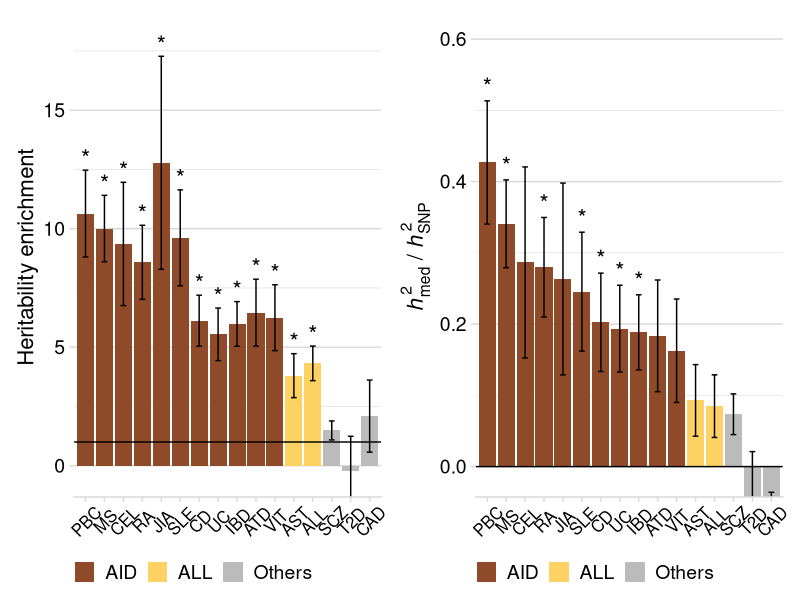
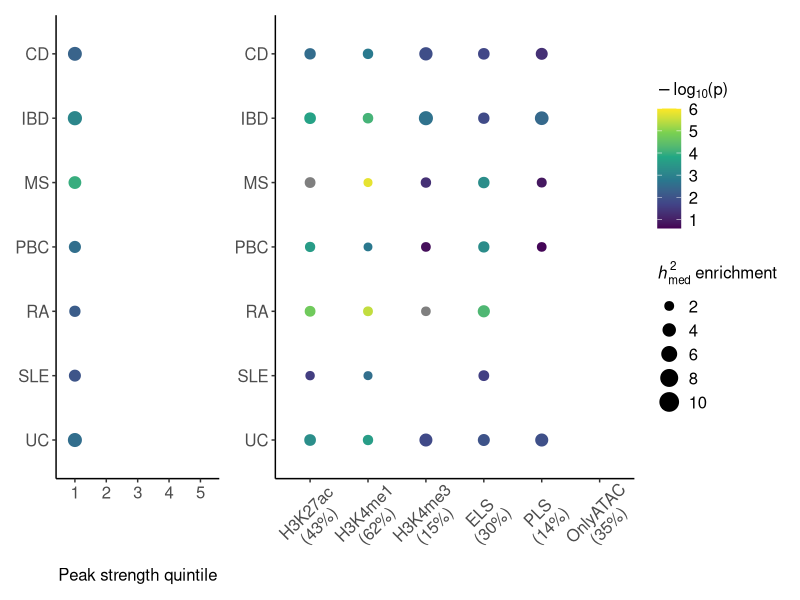

Write the R code that produced these figures, in order.
library(ggplot2)
library(forcats)
library(cowplot)
library(patchwork)
library(dplyr)
library(qvalue)
library(ggsignif)


### Figure 1

## Figure 1A - Heritability enrichment of ATAC peaks

# Read ATAC-seq peak LDSC results
ldsc_atac <- read.table("../data/Fig1/ATAC.s-ldsc.results.071623.txt", header=T)

# Identifying significant enrichment
ldsc_significant <- ldsc_atac %>% filter(Enrichment_p < 0.05/16)

p_ldsc <- ldsc_atac %>% 
  mutate(GWAS = factor(GWAS, levels=c("PBC", "MS", "CEL", "RA", "JIA", "SLE", "CD","UC", "IBD", "ATD", "VIT", "AST", "ALL", "SCZ", "T2D", "CAD"))) %>%
  ggplot(aes(x=GWAS)) + theme_minimal_hgrid() +
  geom_col( aes(y=Enrichment, fill = Type)) +
  geom_errorbar( aes(ymin=Enrichment-Enrichment_std_error, ymax=Enrichment+Enrichment_std_error), width=0.3, colour="black") +
  geom_hline(yintercept = 1) +
  theme(axis.title.x = element_blank(), axis.title.y = element_text(size=16), 
        axis.text.x = element_text(size=12, angle=45, vjust = 0.6),
        axis.text.y = element_text(size=14),
        legend.title = element_blank(), legend.text = element_text(size=14),
        legend.position = "bottom") +
  coord_cartesian(ylim=c(-0.4, 18)) +
    background_grid(major = 'y', minor='y') +
  scale_fill_manual(values = c("#8F4A29", "#FDD262", "#BBBBBB")) +
  ylab("Heritability enrichment") +
  geom_text(data=ldsc_significant, aes(y=Enrichment+Enrichment_std_error+0.5), label = "*", size=6)

## Figure 1B - Mediated heritability of caQTLs

# Read ATAC-seq peak MESC results
mesc_atac <- read.table("../data/Fig1/ATAC.mesc.results.112022.txt", header=T)

mesc_atac$h2med_prop_p <- (1-pnorm(mesc_atac$h2med_prop/mesc_atac$se_h2med_prop))
mesc_atac$h2med_p <- (1-pnorm(mesc_atac$h2med/mesc_atac$se_h2med))

mesc_significant <- mesc_atac %>% filter(h2med_prop_p < 0.05/16)

p_mesc <- mesc_atac %>% 
  mutate(GWAS = factor(GWAS, levels=c("PBC", "MS", "CEL", "RA", "JIA", "SLE", "CD","UC", "IBD", "ATD", "VIT", "AST", "ALL", "SCZ", "T2D", "CAD"))) %>%
  ggplot(aes(x=GWAS)) + theme_minimal_hgrid() +
  geom_col( aes(y=h2med_prop, fill= Type)) +
  geom_errorbar( aes(ymin=h2med_prop-se_h2med_prop, ymax=h2med_prop+se_h2med_prop), width=0.3, colour="black") +
  geom_hline(yintercept = 0) +
  theme(axis.title.x = element_blank(), axis.title.y = element_text(size=16), 
        axis.text.x = element_text(size=12, angle=45, vjust = 0.6),
        axis.text.y = element_text(size=14),
        legend.title = element_blank(), legend.text = element_text(size=14),
        legend.position = "bottom") +
  background_grid(major = 'y', minor='y') +
  scale_fill_manual(values = c("#8F4A29", "#FDD262", "#BBBBBB")) +
  ylab(expression(italic(h)["med"]^{2}*" / "*italic(h)["SNP"]^2)) +
  coord_cartesian(ylim=c(-0.012, 0.6)) +
  geom_text(data=mesc_significant, aes(y=h2med_prop+se_h2med_prop+0.02), label = "*", size=6)

p_1AB <- p_ldsc + p_mesc + plot_layout(ncol = 2)

ggsave('../figures/Fig1/Figure1AB.pdf', 
       plot = p_1AB, 
       device='pdf', 
       width=250, height=100, units="mm")




## Figure 1C - Mediated heritability enrichment by peak strength

peak_strength <- read.table("../data/Fig1/ATAC.mesc.peak_strength.txt", header=T)
peak_strength$h2med_enrichment_qvalue <- qvalue(p = peak_strength$h2med_enrichment_pvalue)$qvalues

p_peak_strength <- peak_strength %>% filter((h2med_enrichment_qvalue < 0.05) & (h2med_enrichment > 0)) %>%
  ggplot(aes(x=Bin, y=GWAS)) + geom_point(aes(size=h2med_enrichment, color=-log10(h2med_enrichment_pvalue))) + theme_classic() +
  scale_size_continuous(limits = c(1,10), breaks=c(2,4,6,8,10)) + 
  scale_x_continuous(expand = expansion(mult = c(0.15, .15)), limits=c(1,5))  +  scale_y_discrete(limits=rev) +
  scale_color_continuous(type = "viridis", limits=c(0.6, 6)) +
  labs(x="Peak strength quintile") + 
  theme(axis.title.x = element_text(size=12), axis.title.y = element_blank(),
        axis.text.x = element_text(size=12),
        axis.text.y = element_text(size=12),
        legend.position='none')

## Figure 1D - Mediated heritability enrichment by histone marks

peak_histone <- read.table("../data/Fig1/ATAC.mesc.histone_mark.txt", header=T)
peak_histone$h2med_enrichment_qvalue <- qvalue(p = peak_histone$h2med_enrichment_pvalue, pi0=0.16)$qvalues


p_mesc_histone <- peak_histone %>% mutate(Bin = factor(Bin, levels=c("H3K27ac", "H3K4me1", "H3K4me3", "ELS", "PLS", "OnlyATAC"))) %>%
  filter((h2med_enrichment_qvalue < 0.05) & (h2med_enrichment > 0)) %>%
  ggplot(aes(x=Bin, y=GWAS)) + geom_point(aes(size=h2med_enrichment, color=-log10(h2med_enrichment_pvalue))) + theme_classic() +
    scale_x_discrete(labels=c("H3K27ac\n(43%)", "H3K4me1\n(62%)", "H3K4me3\n(15%)", "ELS\n(30%)", "PLS\n(14%)", "OnlyATAC\n(35%)")) + scale_y_discrete(limits=rev) +
  scale_color_continuous(type = "viridis", limits=c(0.6, 6)) +
  scale_size_continuous(limits = c(1,10), breaks=c(2,4,6,8,10)) +
  labs(x="Histone mark set", size=expression(italic(h)["med"]^{2}*" enrichment") , color=expression(-log[10]*"(p)")) + #coord_flip() +
  theme(axis.title.x = element_blank(), axis.title.y = element_blank(), 
        axis.text.x = element_text(size=12, angle=45, vjust = 0.6),
        axis.text.y = element_text(size=12),
        legend.title = element_text(size=12), legend.text = element_text(size=12))

p_1CD <- p_peak_strength + p_mesc_histone + plot_layout(ncol = 2, widths = c(1,2.2))

ggsave('../figures/Fig1/Figure1CD.pdf', 
       plot = p_1CD, 
       device='pdf', 
       width=200, height=120, units="mm")
